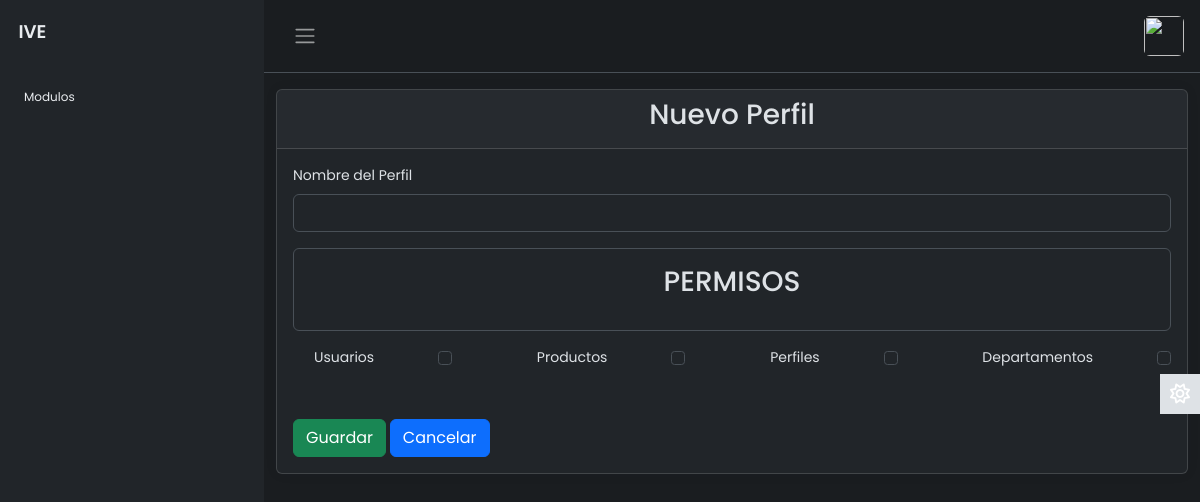
Page /modulos/perfiles/AltaPerfil.php (signed in) on the earlier database version.
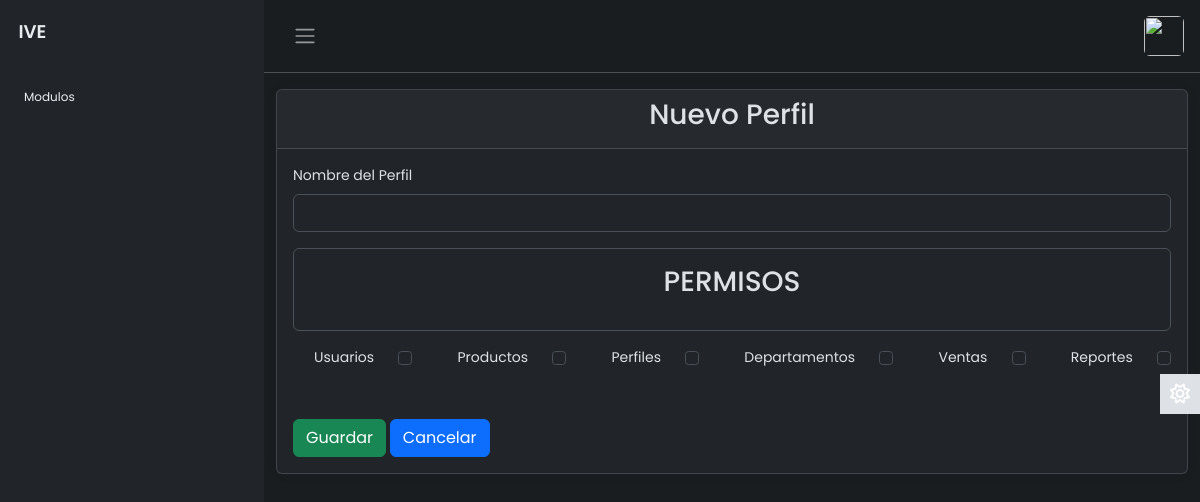
Same page on the later database version.
### tables this page shows
CREATE TABLE `permisos` (
  `idPermiso` int(11) NOT NULL,
  `NombrePermiso` varchar(50) DEFAULT NULL
);

### modulos/perfiles/MostrarPermisos.php (the view, shortened to what this page needs)
<?php
require("../../config/dbcontext.php");
$sql = "SELECT * FROM Permisos";
$result = $link->query($sql);
if ($result->num_rows > 0) {
    while ($row = $result->fetch_assoc()) { ?>
            <label class="form-check-label" for="permiso<?php echo $row['idPermiso']; ?>">
                <?php echo $row['NombrePermiso'] ?>
            </label>
            <input class="form-check-input" type="checkbox" name="permisos" value="<?php echo $row['NombrePermiso']; ?>" id="permiso<?php echo $row['NombrePermiso']; ?>">
<?php
    }
} else {
    echo "0 results";
}
?>

Differences in the rows shown:
added permisos: NombrePermiso "Ventas"
added permisos: NombrePermiso "Reportes"
